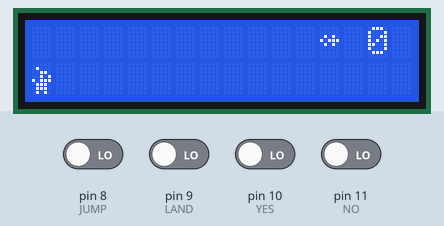
Simulated run of this sketch. Board: Arduino Uno, built with avr-gcc and run on an emulated ATmega328P. On the bench: 16×2 character LCD. The inputs (shaded band) are chosen by the test bench; at power-on: pin 8 (JUMP), pin 9 (LAND), pin 10 (YES), pin 11 (NO) LOW. Random numbers use the default seed unless the sketch sets one.

Above: at 1.4 s.
1.5 s: pin 8 (JUMP) driven HIGH
At 2.2 s:
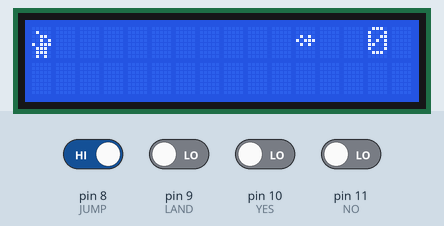
4.2 s: pin 9 (LAND) driven HIGH
7.5 s: pin 8 (JUMP) driven LOW
At 8.1 s:
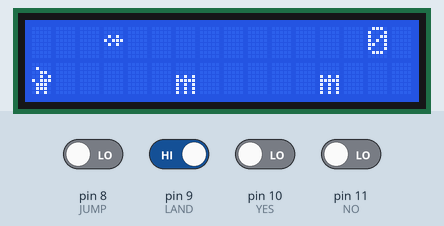
10.3 s: pin 8 (JUMP) driven HIGH
At 12.4 s:
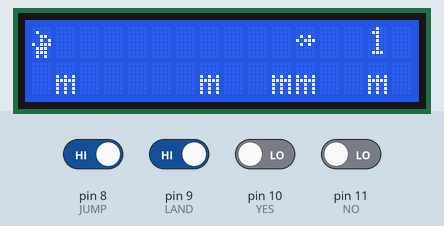
13.4 s: pin 8 (JUMP) driven LOW
At 14.2 s:
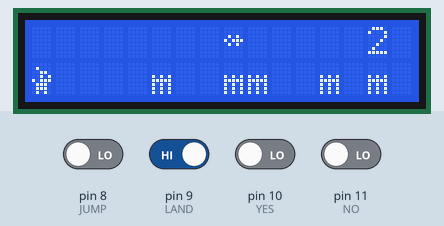
16.4 s: pin 8 (JUMP) driven HIGH
At 19.4 s:
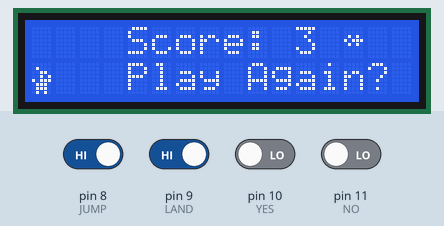
Timing chart, 0 to 19.8 s (numbered marks = the images above; inputs shaded):
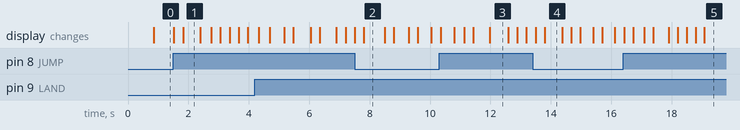

The sketch:

dog_game.ino
```cpp
#include <LiquidCrystal.h>
#include "characters.h"
#define scrollSpeed 850
#define upperRand 800
#define lowerRand 400

LiquidCrystal lcd(1, 2, 4, 5, 6, 7); // RS, E, D4, D5, D6, D7

unsigned long timeDog, timeAddFence, timeAddbird, timeScroll;
unsigned int fr_range, fr_speed, dogPosition, yesButton, noButton, jumpButton, landButton, addTime, score, aux, delayTime, life, wait;
bool finish, ok, toggle;

///////////////////////// Queue functions:
typedef struct queue_typedef
{
  int range;
  struct queue_typedef *next;
} Queue;

Queue * f , * l;

void deleteQ (Queue ** first)
{
  lcd.setCursor(0, 1);
  lcd.print(" ");
  score += 1;
  Queue* temp = *first;
  *first = temp->next;
  free(temp);
}

void insertQ (Queue** first, Queue** last)
{
  Queue* node = (Queue*)malloc(sizeof(Queue));
  node->range = 15;
  node->next = NULL;
  if (*first == NULL) //first node -> create new
  {
    *first = node;
    *last = node;
    return;
  }
  Queue* temp = *last;
  temp->next = node;
  *last = node;
}
///////////////////////// <end> Queue functions

void displayDog() {
  if (millis() - timeDog >= 250)
  {
    lcd.setCursor(0, dogPosition);
    lcd.write((byte)1);
  }
  if (millis() - timeDog >= 250)
  {
    timeDog += 500;
    lcd.setCursor(0, dogPosition);
    lcd.write((byte)0);
  }
};

void displayFence(Queue** first) {
  Queue* current = *first;
  if (current == NULL) return;
  if (millis() - timeScroll >= scrollSpeed)
  {
    while (current != NULL)
    {
      lcd.setCursor(current->range, 1);
      lcd.print(" ");
      current->range  -= 1;
      lcd.setCursor(current->range, 1);
      lcd.write((byte)2);
      current = current->next;
    }
    timeScroll += scrollSpeed;
    if (f->range == 0 && dogPosition == 1)
    {
      life -= 1;
      if (life == 0)
      {
        finish = true;
        gameOver();
      }
    }
  }
  if ((*first)->range < 0) deleteQ(first);
};

void displayBird() {
  if (millis() - timeAddbird >= fr_speed)
  {
    aux = fr_speed;
    lcd.setCursor(fr_range, 0);
    lcd.print(" ");
    if (fr_range == 0)
    {
      if (dogPosition == 0)
      {
        life -= 1;
        toggle = !toggle;
        if (life == 0)
        {
          finish = true;
          gameOver();
        }
      }
      fr_range = 14;
      score += 1;
      fr_speed = (rand() % (upperRand - lowerRand + 1)) + lowerRand;
      toggle = !toggle;
      lcd.setCursor(14, 0); lcd.print("  ");
    }
    fr_range  -= 1;
    lcd.setCursor(fr_range, 0);
    lcd.write((byte)3);
    timeAddbird += aux;
  }
}

void displayHearts() {
  lcd.setCursor(14, 0);
  switch (life) {
    case 2: lcd.write((byte)5); lcd.write((byte)5); break;
    case 1: lcd.write((byte)4); lcd.write((byte)5); break;
    case 0: lcd.write((byte)4); lcd.write((byte)4); break;
  }
}

void gameOver()
{
  lcd.clear(); lcd.setCursor(0, 1);  lcd.write((byte)0);
  lcd.setCursor(4, 0); lcd.print("Score: "); lcd.print(score);
  lcd.setCursor(4, 1); lcd.print("Play Again?");
  displayHearts();
}

void setup() {
  lcd.clear(); lcd.begin(16, 2);
  // Init LCD chars:
  lcd.createChar(0, dog);   lcd.createChar(1, dog_move);
  lcd.createChar(2, fence); lcd.createChar(3, bird);
  lcd.createChar(4, emptyHeart); lcd.createChar(5, fullHeart);
  lcd.home(); lcd.setCursor(0, 1);  lcd.write((byte)0);
  lcd.setCursor(14, 0); lcd.print(score);

  fr_range = 13; dogPosition = 1; addTime = 0; score = 0; life = 2;
  fr_speed = (rand() % (upperRand - lowerRand + 1)) + lowerRand;
  delayTime = (rand() % (3200 - 600 + 1)) + 600;
  // Init Queue:
  f = NULL; l = NULL;

  // Timers:
  timeDog = millis();
  timeAddFence = millis();
  timeAddbird = millis();
  timeScroll = millis();

  //Booleans:
  finish = false; ok = true; toggle = true;

  //Buttons:
  pinMode(8, INPUT);  //  JUMP
  pinMode(9, INPUT);  //  LAND
  pinMode(10, INPUT); //  YES
  pinMode(11, INPUT); //  NO
}

void loop() {
  if (!finish) {
    //Game on:

    if (toggle) {
      lcd.setCursor(14, 0);
      lcd.print(score);
    } else {
      displayHearts();
    }
    jumpButton = digitalRead(8);
    landButton = digitalRead(9);
    if (landButton == HIGH)
    {
      dogPosition = 1;
      lcd.setCursor(0, 1);
      lcd.write((byte)0);
      lcd.setCursor(0, 0);
      lcd.print(" ");
    }
    if (jumpButton == HIGH)
    {
      dogPosition = 0;
      lcd.setCursor(0, 0);
      lcd.write((byte)0);
      lcd.setCursor(0, 1);
      lcd.print(" ");
    }
    displayDog();
    displayFence(&f);
    displayBird();
    if (millis() - timeAddFence >= delayTime) {
      insertQ(&f, &l);
      timeAddFence += delayTime;
      delayTime = (rand() % (3200 - 1200 + 1)) + 1200;
    }

  } else {
    // Game off:
    if (ok) {
      yesButton = digitalRead(10);
      noButton  = digitalRead(11);
      if (yesButton == HIGH) {
        finish = false;
        setup();
      }
      if (noButton == HIGH) {
        lcd.clear();
        lcd.setCursor(1, 0); lcd.print("G A M E");
        lcd.setCursor(7, 1); lcd.print("O V E R");
        ok = false;
      }
    }
  }
};
```

characters.h
```cpp
#ifndef CHARACTERS_H_INCLUDED
#define CHARACTERS_H_INCLUDED

byte dog[8] = {
  B00000, B01000, B00110, B00101, B10111, B01110, B01110, B01010
};

byte dog_move[8] = {
  B00000, B01000, B00110, B00101, B10111, B01110, B01110, B10001
};

byte fence[8] = {
  B00000,
  B00000,
  B00000,
  B10101,
  B11111,
  B10101,
  B10101,
  B10101
};

byte bird[8] = {
  B00000,
  B00000,
  B01010,
  B10111,
  B01010,
  B00000,
  B00000,
  B00000
};

byte emptyHeart[8] = {
  B00000,
  B00000,
  B00000,
  B01010,
  B10101,
  B10001,
  B01010,
  B00100
};

byte fullHeart[8] = {
  B00000,
  B00000,
  B00000,
  B01010,
  B11111,
  B11111,
  B01110,
  B00100
};

#endif // CHARACTERS_H_INCLUDED
```

Measured:
- what the display in image 1 shows lasts 0.6 s, from 1.8 s to 2.4 s
- what the display in image 2 shows lasts 0.7 s, from 7.8 s to 8.5 s
